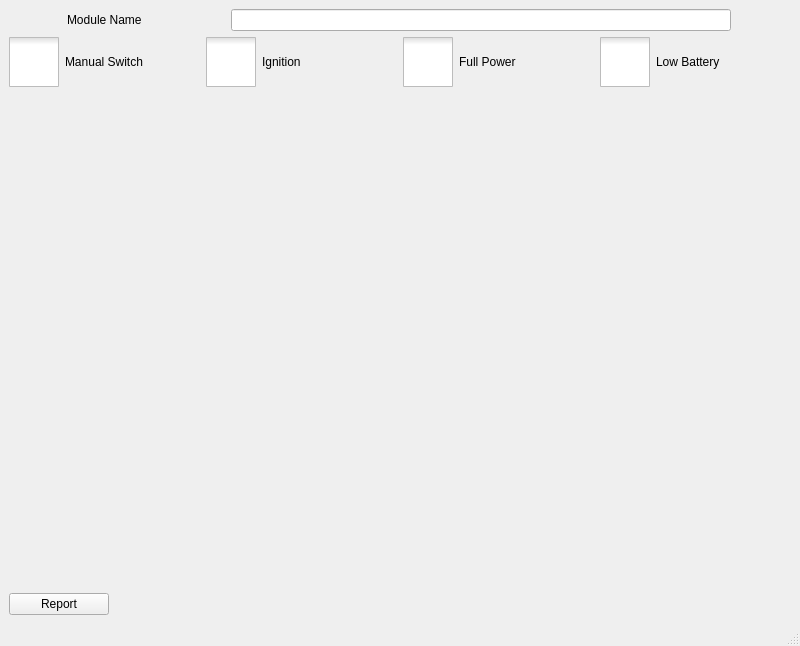
<?xml version="1.0" encoding="UTF-8"?>
<ui version="4.0">
 <class>MainWindow</class>
 <widget class="QMainWindow" name="MainWindow">
  <property name="geometry">
   <rect>
    <x>0</x>
    <y>0</y>
    <width>800</width>
    <height>600</height>
   </rect>
  </property>
  <property name="windowTitle">
   <string>ITxPT_Lab</string>
  </property>
  <widget class="QWidget" name="centralwidget">
   <layout class="QGridLayout" name="gridLayout">
    <item row="5" column="0">
     <layout class="QGridLayout" name="gridLayout_2">
      <item row="0" column="0">
       <spacer name="horizontalSpacer">
        <property name="orientation">
         <enum>Qt::Horizontal</enum>
        </property>
        <property name="sizeHint" stdset="0">
         <size>
          <width>700</width>
          <height>500</height>
         </size>
        </property>
       </spacer>
      </item>
     </layout>
    </item>
    <item row="3" column="0">
     <layout class="QHBoxLayout" name="horizontalLayout">
      <item>
       <widget class="QLabel" name="moduleNameLabel">
        <property name="maximumSize">
         <size>
          <width>100</width>
          <height>30</height>
         </size>
        </property>
        <property name="text">
         <string>Module Name</string>
        </property>
       </widget>
      </item>
      <item>
       <widget class="QLineEdit" name="moduleNameLineEdit">
        <property name="maximumSize">
         <size>
          <width>500</width>
          <height>30</height>
         </size>
        </property>
       </widget>
      </item>
     </layout>
    </item>
    <item row="6" column="0">
     <widget class="QPushButton" name="reportPushButton">
      <property name="maximumSize">
       <size>
        <width>100</width>
        <height>30</height>
       </size>
      </property>
      <property name="text">
       <string>Report</string>
      </property>
     </widget>
    </item>
    <item row="4" column="0">
     <layout class="QHBoxLayout" name="horizontalLayout_2">
      <item>
       <widget class="QCheckBox" name="manualSwitchCheckBox">
        <property name="styleSheet">
         <string notr="true">QCheckBox:indicator{
	width:50px;
	height:50px;
}

QCheckBox:indicator:checked{
	image:url(&quot;/home/pc/Téléchargements/toggle_on.png&quot;);
}

QCheckBox:indicator:unchecked{
	image:url(&quot;/home/pc/Téléchargements/toggle_off.png&quot;);
}</string>
        </property>
        <property name="text">
         <string>Manual Switch</string>
        </property>
       </widget>
      </item>
      <item>
       <widget class="QCheckBox" name="ignitionCheckBox">
        <property name="styleSheet">
         <string notr="true">QCheckBox:indicator{
	width:50px;
	height:50px;
}

QCheckBox:indicator:checked{
	image:url(&quot;/home/pc/Téléchargements/toggle_on.png&quot;);
}

QCheckBox:indicator:unchecked{
	image:url(&quot;/home/pc/Téléchargements/toggle_off.png&quot;);
}</string>
        </property>
        <property name="text">
         <string>Ignition</string>
        </property>
       </widget>
      </item>
      <item>
       <widget class="QCheckBox" name="fullPowerCheckBox">
        <property name="styleSheet">
         <string notr="true">QCheckBox:indicator{
	width:50px;
	height:50px;
}

QCheckBox:indicator:checked{
	image:url(&quot;/home/pc/Téléchargements/toggle_on.png&quot;);
}

QCheckBox:indicator:unchecked{
	image:url(&quot;/home/pc/Téléchargements/toggle_off.png&quot;);
}</string>
        </property>
        <property name="text">
         <string>Full Power</string>
        </property>
       </widget>
      </item>
      <item>
       <widget class="QCheckBox" name="lowBatteryCheckBox">
        <property name="styleSheet">
         <string notr="true">QCheckBox:indicator{
	width:50px;
	height:50px;
}

QCheckBox:indicator:checked{
	image:url(&quot;/home/pc/Téléchargements/toggle_on.png&quot;);
}

QCheckBox:indicator:unchecked{
	image:url(&quot;/home/pc/Téléchargements/toggle_off.png&quot;);
}</string>
        </property>
        <property name="text">
         <string>Low Battery</string>
        </property>
       </widget>
      </item>
     </layout>
    </item>
   </layout>
  </widget>
  <widget class="QMenuBar" name="menubar">
   <property name="geometry">
    <rect>
     <x>0</x>
     <y>0</y>
     <width>800</width>
     <height>22</height>
    </rect>
   </property>
  </widget>
  <widget class="QStatusBar" name="statusbar"/>
 </widget>
 <resources/>
 <connections/>
</ui>
